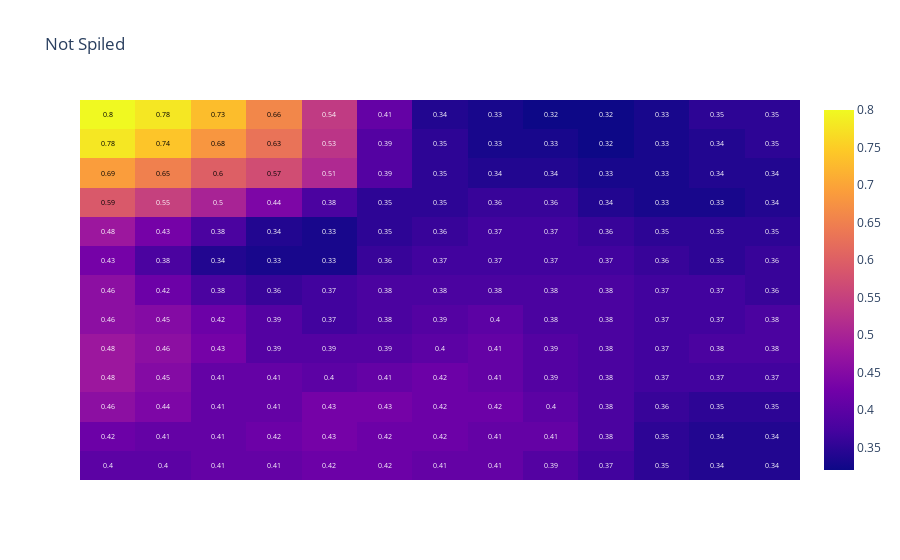
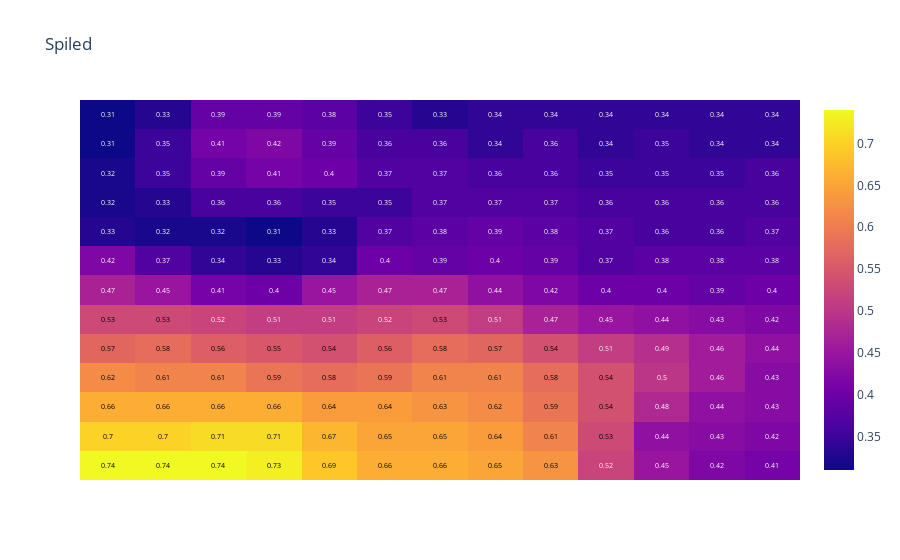

Notebook code for these charts, in order:
### Code cell
GEMA.Visualization.codebook_vectors(main_map, np.array(["Not Spiled", "Spiled"]))
